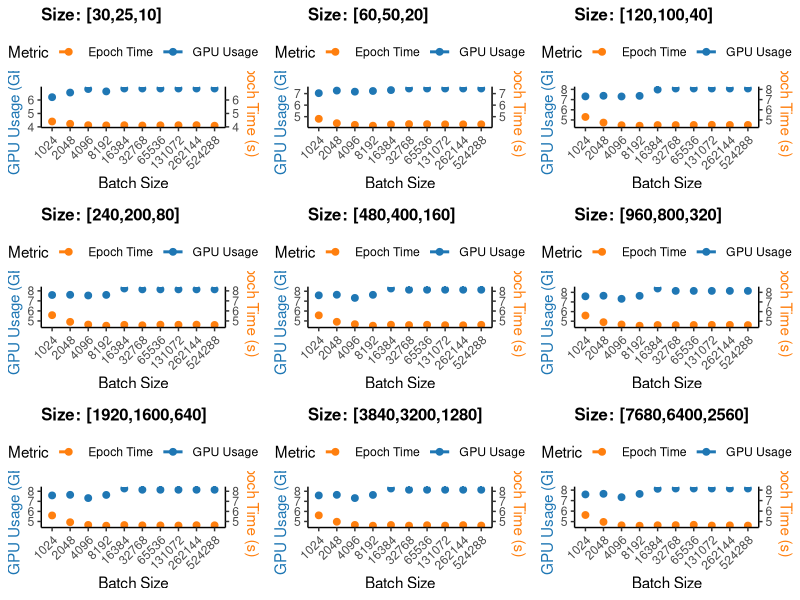

Generate this figure with R:
# 加载必要的库
library(ggplot2)
library(dplyr)
library(gridExtra)

# 读取 CSV 文件

#Figure S4
data <- read.csv("nodes_25000_edges_1000000_log_gpu_metrics_summary.csv")

#Figure S4
data <- read.csv("subgraph_features1500_simulation_network_nodes_25000_edges_1000000_log_gpu_metrics_summary.csv")

# 确保 batch_size 和其他列为数值型
data$batch_size <- as.numeric(data$batch_size)
data$gpu_used_reserved_avg <- as.numeric(data$gpu_used_reserved_avg)
data$epoch_time_avg <- as.numeric(data$epoch_time_avg)

data <- data[order(-data$batch_size), ]

# 获取唯一 size（假设有9个size）
sizes <- unique(data$size)
if (length(sizes) != 9) {
  warning(paste("Found", length(sizes), "sizes instead of 9. Proceeding with available data."))
}

# 存储每个 size 的图表
plots <- list()

desired_order <- c(
  "30_25_10", "60_50_20", "120_100_40",
  "240_200_80", "480_400_160", "960_800_320",
  "1920_1600_640", "3840_3200_1280", "7680_6400_2560"
)

# 为每个 size 绘制图表
for (s in sizes) {
  # 过滤当前 size 的数据
  sub_data <- data[data$size == s, ]
  
  # 格式化标题：下划线改成逗号，加方括号
  title_str <- paste0("Size: [", gsub("_", ",", s), "]")
  
  # 创建图表
  p <- ggplot(sub_data, aes(x = factor(batch_size))) +
    # 左 y 轴：gpu_used_reserved_avg (转换为 MB)
    geom_line(aes(y = gpu_used_reserved_avg * 10 , color = "GPU Usage"), size = 1) +
    geom_point(aes(y = gpu_used_reserved_avg * 10 , color = "GPU Usage"), size = 2) +
    # 右 y 轴：epoch_time_avg
    geom_line(aes(y = epoch_time_avg , color = "Epoch Time"), size = 1, linetype = "dashed") +
    geom_point(aes(y = epoch_time_avg, color = "Epoch Time"), size = 2) +
    # 设置双 y 轴
    scale_y_continuous(name = "GPU Usage (GB/10)", 
                       sec.axis = sec_axis(~ . * 1, name = "Epoch Time (s)")) +
    # x 轴标签
    scale_x_discrete(name = "Batch Size") +
    # 颜色和图例
    scale_color_manual(values = c("GPU Usage" = "#1f77b4", "Epoch Time" = "#ff7f0e"),
                       name = "Metric") +
    # 主题：白色背景，仅四根线
    theme_classic() +
    theme(axis.text.x = element_text(angle = 45, hjust = 1),
          legend.position = "top",
          axis.title.y = element_text(color = "#1f77b4"),
          axis.title.y.right = element_text(color = "#ff7f0e"),
          plot.title = element_text(size = 12, face = "bold")) +   # 调整标题大小 + 加粗
    ggtitle(title_str)
  
  # 存储图表
  plots[[s]] <- p
}

ordered_plots <- list()
for (s in desired_order) {
  if (s %in% sizes) {
    ordered_plots[[s]] <- plots[[s]]
  } else {
    # 若数据中无该 size，添加空图（标题也改成方括号形式 + 小标题 + 加粗）
    ordered_plots[[s]] <- ggplot() + theme_void() + 
      ggtitle(paste0("Size: [", gsub("_", ",", s), "] (No Data)")) +
      theme(plot.title = element_text(size = 12, face = "bold"))
  }
}

# 确保有9个图
while (length(ordered_plots) < 9) {
  ordered_plots[[paste0("placeholder_", length(ordered_plots) + 1)]] <- ggplot() + theme_void()
}

# 将所有子图按 3x3 网格拼接
if (length(ordered_plots) >= 9) {
  combined_plot <- do.call(grid.arrange, c(ordered_plots[1:9], ncol = 3))  # 3x3 排列
  ggsave("size_analysis_combined_3x3.png", plot = combined_plot, 
         width = 18, height = 18, dpi = 300)
  print("Combined plot saved as 'size_analysis_combined_3x3.png'")
} else {
  print("Not enough plots generated. Check data.")
}
